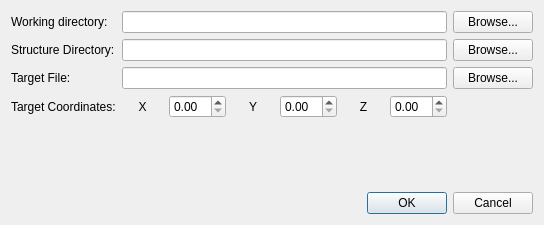
<ui version="4.0" >
 <class>CocrystalSuperPos</class>
 <widget class="QDialog" name="CocrystalSuperPos" >
  <property name="geometry" >
   <rect>
    <x>0</x>
    <y>0</y>
    <width>544</width>
    <height>225</height>
   </rect>
  </property>
  <property name="windowTitle" >
   <string>Cocrystal Superposition</string>
  </property>
  <layout class="QVBoxLayout" name="verticalLayout" >
   <item>
    <layout class="QGridLayout" name="gridLayout" >
     <item row="1" column="0" >
      <widget class="QLabel" name="label_2" >
       <property name="text" >
        <string>Structure Directory:</string>
       </property>
      </widget>
     </item>
     <item row="2" column="0" >
      <widget class="QLabel" name="label_3" >
       <property name="text" >
        <string>Target File:</string>
       </property>
      </widget>
     </item>
     <item row="0" column="1" >
      <widget class="QLineEdit" name="workingDirLineEdit" />
     </item>
     <item row="1" column="1" >
      <widget class="QLineEdit" name="structureLineEdit" />
     </item>
     <item row="2" column="1" >
      <widget class="QLineEdit" name="targetFileLineEdit" />
     </item>
     <item row="0" column="2" >
      <widget class="QPushButton" name="workingDirPushButton" >
       <property name="text" >
        <string>Browse...</string>
       </property>
      </widget>
     </item>
     <item row="1" column="2" >
      <widget class="QPushButton" name="structurePushButton" >
       <property name="text" >
        <string>Browse...</string>
       </property>
      </widget>
     </item>
     <item row="0" column="0" >
      <widget class="QLabel" name="label" >
       <property name="text" >
        <string>Working directory:</string>
       </property>
      </widget>
     </item>
     <item row="2" column="2" >
      <widget class="QPushButton" name="targetFilePushButton" >
       <property name="text" >
        <string>Browse...</string>
       </property>
      </widget>
     </item>
     <item row="3" column="0" >
      <widget class="QLabel" name="label_4" >
       <property name="text" >
        <string>Target Coordinates:</string>
       </property>
      </widget>
     </item>
     <item row="3" column="1" >
      <layout class="QHBoxLayout" name="horizontalLayout" >
       <item>
        <widget class="QLabel" name="label_5" >
         <property name="text" >
          <string>X</string>
         </property>
         <property name="alignment" >
          <set>Qt::AlignCenter</set>
         </property>
        </widget>
       </item>
       <item>
        <widget class="QDoubleSpinBox" name="xSpinBox" />
       </item>
       <item>
        <widget class="QLabel" name="label_6" >
         <property name="text" >
          <string>Y</string>
         </property>
         <property name="alignment" >
          <set>Qt::AlignCenter</set>
         </property>
        </widget>
       </item>
       <item>
        <widget class="QDoubleSpinBox" name="ySpinBox" />
       </item>
       <item>
        <widget class="QLabel" name="label_7" >
         <property name="text" >
          <string>Z</string>
         </property>
         <property name="alignment" >
          <set>Qt::AlignCenter</set>
         </property>
        </widget>
       </item>
       <item>
        <widget class="QDoubleSpinBox" name="zSpinBox" />
       </item>
      </layout>
     </item>
    </layout>
   </item>
   <item>
    <spacer name="verticalSpacer" >
     <property name="orientation" >
      <enum>Qt::Vertical</enum>
     </property>
     <property name="sizeHint" stdset="0" >
      <size>
       <width>20</width>
       <height>12</height>
      </size>
     </property>
    </spacer>
   </item>
   <item>
    <widget class="QDialogButtonBox" name="buttonBox" >
     <property name="orientation" >
      <enum>Qt::Horizontal</enum>
     </property>
     <property name="standardButtons" >
      <set>QDialogButtonBox::Cancel|QDialogButtonBox::Ok</set>
     </property>
    </widget>
   </item>
  </layout>
 </widget>
 <tabstops>
  <tabstop>buttonBox</tabstop>
  <tabstop>workingDirLineEdit</tabstop>
  <tabstop>workingDirPushButton</tabstop>
  <tabstop>structureLineEdit</tabstop>
  <tabstop>structurePushButton</tabstop>
  <tabstop>targetFileLineEdit</tabstop>
  <tabstop>targetFilePushButton</tabstop>
  <tabstop>xSpinBox</tabstop>
  <tabstop>ySpinBox</tabstop>
  <tabstop>zSpinBox</tabstop>
 </tabstops>
 <resources/>
 <connections>
  <connection>
   <sender>buttonBox</sender>
   <signal>accepted()</signal>
   <receiver>CocrystalSuperPos</receiver>
   <slot>accept()</slot>
   <hints>
    <hint type="sourcelabel" >
     <x>248</x>
     <y>254</y>
    </hint>
    <hint type="destinationlabel" >
     <x>157</x>
     <y>274</y>
    </hint>
   </hints>
  </connection>
  <connection>
   <sender>buttonBox</sender>
   <signal>rejected()</signal>
   <receiver>CocrystalSuperPos</receiver>
   <slot>reject()</slot>
   <hints>
    <hint type="sourcelabel" >
     <x>316</x>
     <y>260</y>
    </hint>
    <hint type="destinationlabel" >
     <x>286</x>
     <y>274</y>
    </hint>
   </hints>
  </connection>
 </connections>
</ui>
